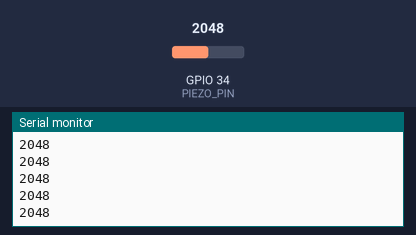
Simulated run of this sketch. Board: ESP32. On the bench: the last lines printed to the serial monitor. The inputs (shaded band) are chosen by the test bench; at power-on: GPIO 34 (PIEZO_PIN) = 2048.

Above: at 2.1 s.
2.2 s: GPIO 34 (PIEZO_PIN) set to 2866
At 3.1 s:
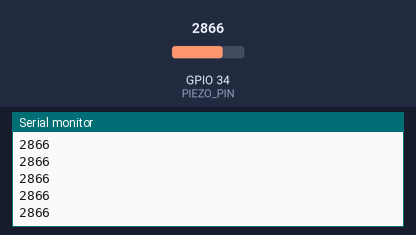
3.7 s: GPIO 34 (PIEZO_PIN) set to 2047
At 4.5 s:
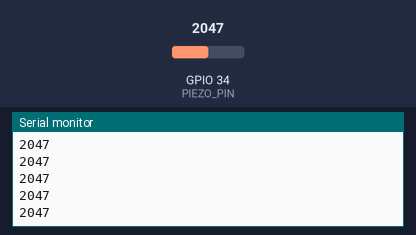
Timing chart, 0 to 6.4 s (numbered marks = the images above; inputs shaded):
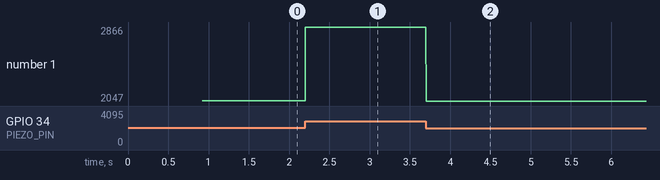

Measured:
- after the input at 2.2 s, the serial monitor: prints a new line at once (image 1)
- after the input at 3.7 s, the serial monitor: prints a new line at once (image 2)
- plotted number 1: 2048 → 2866 after the input at 2.2 s, 2866 → 2047 after the input at 3.7 s

The sketch:

selene.ino
```cpp
const int PIEZO_PIN = 34;
const int THRESHOLD = 60;
const int BASELINE_SAMPLES = 200;
const int END_CONFIRM_COUNT = 8;
const unsigned long COOLDOWN_MS = 300;

int baseline = 0;
bool inEvent = false;
unsigned long eventStart = 0;
unsigned long lastEventEnd = 0;
int peakVal = 0;
int quietCount = 0;
int heldLevel = 0;

void setup() {
  Serial.begin(115200);
  delay(500);

  long sum = 0;
  for (int i = 0; i < BASELINE_SAMPLES; i++) {
    sum += analogRead(PIEZO_PIN);
    delay(2);
  }
  baseline = sum / BASELINE_SAMPLES;
  heldLevel = baseline;
  Serial.print("Baseline: ");
  Serial.println(baseline);
  Serial.println("READY");
}

void loop() {
  int raw = analogRead(PIEZO_PIN);

  if (raw > heldLevel) {
    heldLevel = raw;
  } else {
    heldLevel = heldLevel - 5;
    if (heldLevel < baseline) heldLevel = baseline;
  }

  int delta = abs(heldLevel - baseline);
  unsigned long now = millis();

  if (delta > THRESHOLD && !inEvent && (now - lastEventEnd > COOLDOWN_MS)) {
    inEvent = true;
    eventStart = now;
    peakVal = raw;
    quietCount = 0;
    Serial.println(">>> EVENT START");
  }

  if (inEvent) {
    if (raw > peakVal) peakVal = raw;

    if (delta < THRESHOLD / 2) {
      quietCount++;
    } else {
      quietCount = 0;
    }

    if (quietCount >= END_CONFIRM_COUNT) {
      unsigned long duration = now - eventStart;
      Serial.print(">>> EVENT END  duration_ms=");
      Serial.print(duration);
      Serial.print("  peak=");
      Serial.println(peakVal);
      inEvent = false;
      lastEventEnd = now;
    }
  }

  Serial.println(raw);
  delay(2);
}
```
